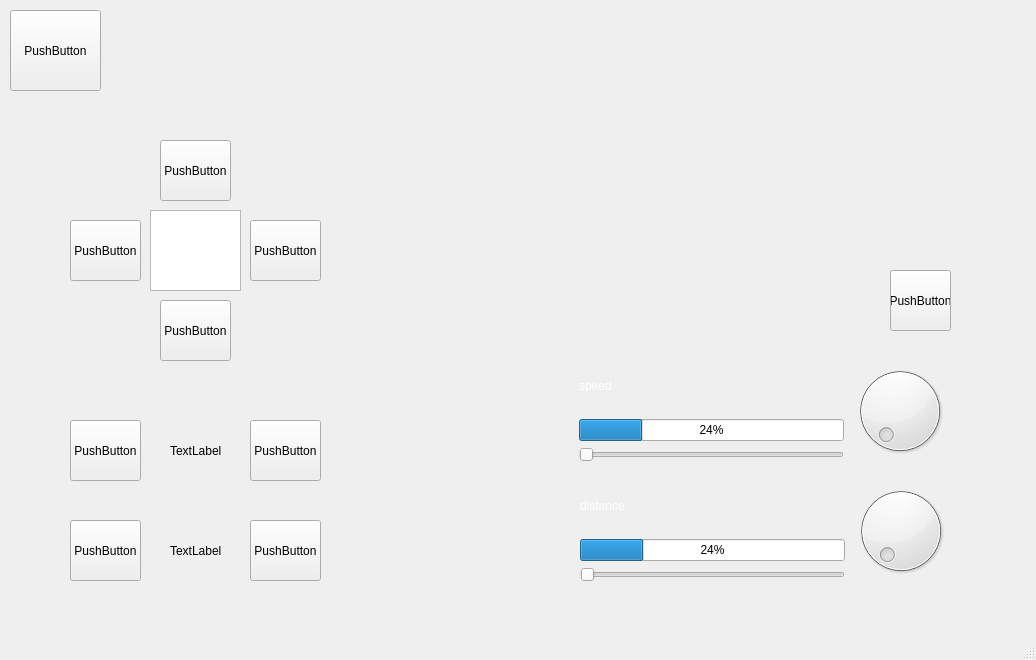
<?xml version="1.0" encoding="UTF-8"?>
<ui version="4.0">
 <class>MainWindow</class>
 <widget class="QMainWindow" name="MainWindow">
  <property name="geometry">
   <rect>
    <x>0</x>
    <y>0</y>
    <width>1036</width>
    <height>660</height>
   </rect>
  </property>
  <property name="windowTitle">
   <string>MainWindow</string>
  </property>
  <widget class="QWidget" name="centralwidget">
   <widget class="QPushButton" name="pushButton_start">
    <property name="geometry">
     <rect>
      <x>10</x>
      <y>10</y>
      <width>91</width>
      <height>81</height>
     </rect>
    </property>
    <property name="styleSheet">
     <string notr="true">font: 75 10pt &quot;Microsoft YaHei&quot;;</string>
    </property>
    <property name="text">
     <string>PushButton</string>
    </property>
   </widget>
   <widget class="QWidget" name="layoutWidget">
    <property name="geometry">
     <rect>
      <x>579</x>
      <y>360</y>
      <width>371</width>
      <height>102</height>
     </rect>
    </property>
    <layout class="QGridLayout" name="gridLayout_2">
     <item row="0" column="0">
      <widget class="QLabel" name="speedtext">
       <property name="styleSheet">
        <string notr="true">font: 75 italic 10pt &quot;3ds&quot;;</string>
       </property>
       <property name="text">
        <string>&lt;html&gt;&lt;head/&gt;&lt;body&gt;&lt;p&gt;&lt;span style=&quot; color:#ffffff;&quot;&gt;speed&lt;/span&gt;&lt;/p&gt;&lt;/body&gt;&lt;/html&gt;</string>
       </property>
      </widget>
     </item>
     <item row="0" column="1" rowspan="3">
      <widget class="QDial" name="dial_speed"/>
     </item>
     <item row="1" column="0">
      <widget class="QProgressBar" name="progressBar_speed">
       <property name="styleSheet">
        <string notr="true">font: 63 10pt &quot;Yu Gothic UI Semibold&quot;;</string>
       </property>
       <property name="value">
        <number>24</number>
       </property>
      </widget>
     </item>
     <item row="2" column="0">
      <widget class="QSlider" name="horizontalSlider_speed">
       <property name="orientation">
        <enum>Qt::Horizontal</enum>
       </property>
      </widget>
     </item>
    </layout>
   </widget>
   <widget class="QPushButton" name="pushButton_forword">
    <property name="geometry">
     <rect>
      <x>160</x>
      <y>140</y>
      <width>71</width>
      <height>61</height>
     </rect>
    </property>
    <property name="styleSheet">
     <string notr="true">font: 75 10pt &quot;Microsoft YaHei&quot;;</string>
    </property>
    <property name="text">
     <string>PushButton</string>
    </property>
   </widget>
   <widget class="QPushButton" name="pushButton_left">
    <property name="geometry">
     <rect>
      <x>70</x>
      <y>220</y>
      <width>71</width>
      <height>61</height>
     </rect>
    </property>
    <property name="styleSheet">
     <string notr="true">font: 75 10pt &quot;Microsoft YaHei&quot;;</string>
    </property>
    <property name="text">
     <string>PushButton</string>
    </property>
   </widget>
   <widget class="QPushButton" name="pushButton_right">
    <property name="geometry">
     <rect>
      <x>250</x>
      <y>220</y>
      <width>71</width>
      <height>61</height>
     </rect>
    </property>
    <property name="styleSheet">
     <string notr="true">font: 75 10pt &quot;Microsoft YaHei&quot;;</string>
    </property>
    <property name="text">
     <string>PushButton</string>
    </property>
   </widget>
   <widget class="QPushButton" name="pushButton_back">
    <property name="geometry">
     <rect>
      <x>160</x>
      <y>300</y>
      <width>71</width>
      <height>61</height>
     </rect>
    </property>
    <property name="styleSheet">
     <string notr="true">font: 75 10pt &quot;Microsoft YaHei&quot;;</string>
    </property>
    <property name="text">
     <string>PushButton</string>
    </property>
   </widget>
   <widget class="QPushButton" name="pushButton_up">
    <property name="geometry">
     <rect>
      <x>70</x>
      <y>420</y>
      <width>71</width>
      <height>61</height>
     </rect>
    </property>
    <property name="styleSheet">
     <string notr="true">font: 75 10pt &quot;Microsoft YaHei&quot;;</string>
    </property>
    <property name="text">
     <string>PushButton</string>
    </property>
   </widget>
   <widget class="QPushButton" name="pushButton_down">
    <property name="geometry">
     <rect>
      <x>250</x>
      <y>420</y>
      <width>71</width>
      <height>61</height>
     </rect>
    </property>
    <property name="styleSheet">
     <string notr="true">font: 75 10pt &quot;Microsoft YaHei&quot;;</string>
    </property>
    <property name="text">
     <string>PushButton</string>
    </property>
   </widget>
   <widget class="QPushButton" name="pushButton_rz1">
    <property name="geometry">
     <rect>
      <x>70</x>
      <y>520</y>
      <width>71</width>
      <height>61</height>
     </rect>
    </property>
    <property name="styleSheet">
     <string notr="true">font: 75 10pt &quot;Microsoft YaHei&quot;;</string>
    </property>
    <property name="text">
     <string>PushButton</string>
    </property>
   </widget>
   <widget class="QPushButton" name="pushButton_rz2">
    <property name="geometry">
     <rect>
      <x>250</x>
      <y>520</y>
      <width>71</width>
      <height>61</height>
     </rect>
    </property>
    <property name="styleSheet">
     <string notr="true">font: 75 10pt &quot;Microsoft YaHei&quot;;</string>
    </property>
    <property name="text">
     <string>PushButton</string>
    </property>
   </widget>
   <widget class="QWidget" name="layoutWidget">
    <property name="geometry">
     <rect>
      <x>580</x>
      <y>480</y>
      <width>371</width>
      <height>102</height>
     </rect>
    </property>
    <layout class="QGridLayout" name="gridLayout">
     <item row="0" column="0">
      <widget class="QLabel" name="distance">
       <property name="styleSheet">
        <string notr="true">font: 75 italic 10pt &quot;3ds&quot;;</string>
       </property>
       <property name="text">
        <string>&lt;html&gt;&lt;head/&gt;&lt;body&gt;&lt;p&gt;&lt;span style=&quot; color:#ffffff;&quot;&gt;distance&lt;/span&gt;&lt;/p&gt;&lt;/body&gt;&lt;/html&gt;</string>
       </property>
      </widget>
     </item>
     <item row="0" column="1" rowspan="3">
      <widget class="QDial" name="dial_distance"/>
     </item>
     <item row="1" column="0">
      <widget class="QProgressBar" name="progressBar_distance">
       <property name="styleSheet">
        <string notr="true">font: 63 10pt &quot;Yu Gothic UI Semibold&quot;;</string>
       </property>
       <property name="value">
        <number>24</number>
       </property>
      </widget>
     </item>
     <item row="2" column="0">
      <widget class="QSlider" name="horizontalSlider_distance">
       <property name="orientation">
        <enum>Qt::Horizontal</enum>
       </property>
      </widget>
     </item>
    </layout>
   </widget>
   <widget class="QGraphicsView" name="graphicsView">
    <property name="geometry">
     <rect>
      <x>150</x>
      <y>210</y>
      <width>91</width>
      <height>81</height>
     </rect>
    </property>
   </widget>
   <widget class="QLabel" name="label_Z">
    <property name="geometry">
     <rect>
      <x>170</x>
      <y>430</y>
      <width>51</width>
      <height>41</height>
     </rect>
    </property>
    <property name="text">
     <string>TextLabel</string>
    </property>
   </widget>
   <widget class="QLabel" name="label_rz">
    <property name="geometry">
     <rect>
      <x>170</x>
      <y>530</y>
      <width>51</width>
      <height>41</height>
     </rect>
    </property>
    <property name="text">
     <string>TextLabel</string>
    </property>
   </widget>
   <widget class="QPushButton" name="pushButton_reset">
    <property name="geometry">
     <rect>
      <x>890</x>
      <y>270</y>
      <width>61</width>
      <height>61</height>
     </rect>
    </property>
    <property name="text">
     <string>PushButton</string>
    </property>
   </widget>
  </widget>
  <widget class="QMenuBar" name="menubar">
   <property name="geometry">
    <rect>
     <x>0</x>
     <y>0</y>
     <width>1036</width>
     <height>25</height>
    </rect>
   </property>
  </widget>
  <widget class="QStatusBar" name="statusbar"/>
 </widget>
 <resources/>
 <connections/>
</ui>
